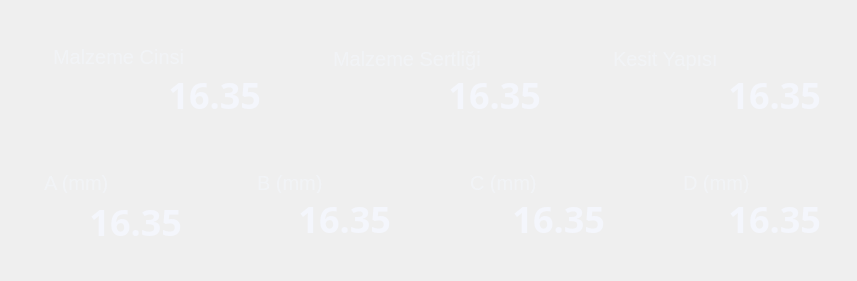
  <widget class="QFrame" name="Container_3">
   <property name="geometry">
    <rect>
     <x>1033</x>
     <y>127</y>
     <width>857</width>
     <height>281</height>
    </rect>
   </property>
   <property name="styleSheet">
    <string notr="true">QFrame {
    background: qlineargradient(
        x1:0, y1:0, x2:0, y2:1,
        stop:0 rgba(6, 11, 38, 240),
        stop:1 rgba(26, 31, 55, 0)
    );
    border-radius: 20px;
}
</string>
   </property>
   <property name="frameShape">
    <enum>QFrame::StyledPanel</enum>
   </property>
   <property name="frameShadow">
    <enum>QFrame::Raised</enum>
   </property>
   <widget class="QFrame" name="FrameMalzemeCinsi">
    <property name="geometry">
     <rect>
      <x>20</x>
      <y>27</y>
      <width>260</width>
      <height>105</height>
     </rect>
    </property>
    <property name="styleSheet">
     <string notr="true">QFrame {
    background: qlineargradient(
        x1:0, y1:0, x2:0, y2:1,
        stop:0 rgba(6, 11, 38, 240),
        stop:1 rgba(26, 31, 55, 0)
    );
    border-radius: 20px;
}
</string>
    </property>
    <property name="frameShape">
     <enum>QFrame::StyledPanel</enum>
    </property>
    <property name="frameShadow">
     <enum>QFrame::Raised</enum>
    </property>
    <widget class="QLabel" name="labelMalzemeCinsi">
     <property name="geometry">
      <rect>
       <x>33</x>
       <y>20</y>
       <width>201</width>
       <height>20</height>
      </rect>
     </property>
     <property name="styleSheet">
      <string notr="true">QLabel{
	background-color: transparent;
	color: rgba(244, 246, 252, 151);
	font-family: 'Plus-Jakarta-Sans';
	font-weight: medium;
	font-size: 20px;
}</string>
     </property>
     <property name="text">
      <string>Malzeme Cinsi</string>
     </property>
    </widget>
    <widget class="QLabel" name="labelMalzemeCinsiValue">
     <property name="geometry">
      <rect>
       <x>30</x>
       <y>43</y>
       <width>211</width>
       <height>50</height>
      </rect>
     </property>
     <property name="font">
      <font>
       <family>Plus-Jakarta-Sans</family>
       <pointsize>-1</pointsize>
       <weight>75</weight>
       <bold>true</bold>
      </font>
     </property>
     <property name="styleSheet">
      <string notr="true">QLabel{
	background-color: transparent;
	color: #F4F6FC;
	font-family: 'Plus-Jakarta-Sans';
	font-weight: bold;
	font-size: 36px;
}</string>
     </property>
     <property name="text">
      <string>16.35</string>
     </property>
     <property name="alignment">
      <set>Qt::AlignRight|Qt::AlignTrailing|Qt::AlignVCenter</set>
     </property>
    </widget>
   </widget>
   <widget class="QFrame" name="FrameMalzemeSertligi">
    <property name="geometry">
     <rect>
      <x>300</x>
      <y>27</y>
      <width>260</width>
      <height>105</height>
     </rect>
    </property>
    <property name="styleSheet">
     <string notr="true">QFrame {
    background: qlineargradient(
        x1:0, y1:0, x2:0, y2:1,
        stop:0 rgba(6, 11, 38, 240),
        stop:1 rgba(26, 31, 55, 0)
    );
    border-radius: 20px;
}
</string>
    </property>
    <property name="frameShape">
     <enum>QFrame::StyledPanel</enum>
    </property>
    <property name="frameShadow">
     <enum>QFrame::Raised</enum>
    </property>
    <widget class="QLabel" name="labelMalzemeSertligi">
     <property name="geometry">
      <rect>
       <x>33</x>
       <y>20</y>
       <width>211</width>
       <height>31</height>
      </rect>
     </property>
     <property name="styleSheet">
      <string notr="true">QLabel{
	background-color: transparent;
	color: rgba(244, 246, 252, 151);
	font-family: 'Plus-Jakarta-Sans';
	font-weight: medium;
	font-size: 20px;
}</string>
     </property>
     <property name="text">
      <string>Malzeme Sertliği</string>
     </property>
     <property name="alignment">
      <set>Qt::AlignLeading|Qt::AlignLeft|Qt::AlignTop</set>
     </property>
    </widget>
    <widget class="QLabel" name="labelMalzemeSertligiValue">
     <property name="geometry">
      <rect>
       <x>30</x>
       <y>43</y>
       <width>211</width>
       <height>50</height>
      </rect>
     </property>
     <property name="font">
      <font>
       <family>Plus-Jakarta-Sans</family>
       <pointsize>-1</pointsize>
       <weight>75</weight>
       <bold>true</bold>
      </font>
     </property>
     <property name="styleSheet">
      <string notr="true">QLabel{
	background-color: transparent;
	color: #F4F6FC;
	font-family: 'Plus-Jakarta-Sans';
	font-weight: bold;
	font-size: 36px;
}</string>
     </property>
     <property name="text">
      <string>16.35</string>
     </property>
     <property name="alignment">
      <set>Qt::AlignRight|Qt::AlignTrailing|Qt::AlignVCenter</set>
     </property>
    </widget>
   </widget>
   <widget class="QFrame" name="FrameKesitYapisi">
    <property name="geometry">
     <rect>
      <x>580</x>
      <y>27</y>
      <width>260</width>
      <height>105</height>
     </rect>
    </property>
    <property name="styleSheet">
     <string notr="true">QFrame {
    background: qlineargradient(
        x1:0, y1:0, x2:0, y2:1,
        stop:0 rgba(6, 11, 38, 240),
        stop:1 rgba(26, 31, 55, 0)
    );
    border-radius: 20px;
}
</string>
    </property>
    <property name="frameShape">
     <enum>QFrame::StyledPanel</enum>
    </property>
    <property name="frameShadow">
     <enum>QFrame::Raised</enum>
    </property>
    <widget class="QLabel" name="labelKesitYapisi">
     <property name="geometry">
      <rect>
       <x>33</x>
       <y>20</y>
       <width>201</width>
       <height>31</height>
      </rect>
     </property>
     <property name="styleSheet">
      <string notr="true">QLabel{
	background-color: transparent;
	color: rgba(244, 246, 252, 151);
	font-family: 'Plus-Jakarta-Sans';
	font-weight: medium;
	font-size: 20px;
}</string>
     </property>
     <property name="text">
      <string>Kesit Yapısı</string>
     </property>
     <property name="alignment">
      <set>Qt::AlignLeading|Qt::AlignLeft|Qt::AlignTop</set>
     </property>
    </widget>
    <widget class="QLabel" name="labelKesitYapisiValue">
     <property name="geometry">
      <rect>
       <x>30</x>
       <y>43</y>
       <width>211</width>
       <height>50</height>
      </rect>
     </property>
     <property name="font">
      <font>
       <family>Plus-Jakarta-Sans</family>
       <pointsize>-1</pointsize>
       <weight>75</weight>
       <bold>true</bold>
      </font>
     </property>
     <property name="styleSheet">
      <string notr="true">QLabel{
	background-color: transparent;
	color: #F4F6FC;
	font-family: 'Plus-Jakarta-Sans';
	font-weight: bold;
	font-size: 36px;
}</string>
     </property>
     <property name="text">
      <string>16.35</string>
     </property>
     <property name="alignment">
      <set>Qt::AlignRight|Qt::AlignTrailing|Qt::AlignVCenter</set>
     </property>
    </widget>
   </widget>
   <widget class="QFrame" name="FrameABCD">
    <property name="geometry">
     <rect>
      <x>20</x>
      <y>154</y>
      <width>820</width>
      <height>105</height>
     </rect>
    </property>
    <property name="styleSheet">
     <string notr="true">QFrame {
    background: qlineargradient(
        x1:0, y1:0, x2:0, y2:1,
        stop:0 rgba(6, 11, 38, 240),
        stop:1 rgba(26, 31, 55, 0)
    );
    border-radius: 20px;
}
</string>
    </property>
    <property name="frameShape">
     <enum>QFrame::StyledPanel</enum>
    </property>
    <property name="frameShadow">
     <enum>QFrame::Raised</enum>
    </property>
    <widget class="QLabel" name="labelA">
     <property name="geometry">
      <rect>
       <x>24</x>
       <y>19</y>
       <width>131</width>
       <height>20</height>
      </rect>
     </property>
     <property name="styleSheet">
      <string notr="true">QLabel{
	background-color: transparent;
	color: rgba(244, 246, 252, 151);
	font-family: 'Plus-Jakarta-Sans';
	font-weight: medium;
	font-size: 20px;
}</string>
     </property>
     <property name="text">
      <string>A (mm)</string>
     </property>
    </widget>
    <widget class="QLabel" name="labelAValue">
     <property name="geometry">
      <rect>
       <x>1</x>
       <y>43</y>
       <width>161</width>
       <height>50</height>
      </rect>
     </property>
     <property name="font">
      <font>
       <family>Plus-Jakarta-Sans</family>
       <pointsize>-1</pointsize>
       <weight>75</weight>
       <bold>true</bold>
      </font>
     </property>
     <property name="styleSheet">
      <string notr="true">QLabel{
	background-color: transparent;
	color: #F4F6FC;
	font-family: 'Plus-Jakarta-Sans';
	font-weight: bold;
	font-size: 36px;
}</string>
     </property>
     <property name="text">
      <string>16.35</string>
     </property>
     <property name="alignment">
      <set>Qt::AlignRight|Qt::AlignTrailing|Qt::AlignVCenter</set>
     </property>
    </widget>
    <widget class="QLabel" name="labelB">
     <property name="geometry">
      <rect>
       <x>237</x>
       <y>19</y>
       <width>131</width>
       <height>20</height>
      </rect>
     </property>
     <property name="styleSheet">
      <string notr="true">QLabel{
	background-color: transparent;
	color: rgba(244, 246, 252, 151);
	font-family: 'Plus-Jakarta-Sans';
	font-weight: medium;
	font-size: 20px;
}</string>
     </property>
     <property name="text">
      <string>B (mm)</string>
     </property>
    </widget>
    <widget class="QLabel" name="labelC">
     <property name="geometry">
      <rect>
       <x>450</x>
       <y>19</y>
       <width>121</width>
       <height>20</height>
      </rect>
     </property>
     <property name="styleSheet">
      <string notr="true">QLabel{
	background-color: transparent;
	color: rgba(244, 246, 252, 151);
	font-family: 'Plus-Jakarta-Sans';
	font-weight: medium;
	font-size: 20px;
}</string>
     </property>
     <property name="text">
      <string>C (mm)</string>
     </property>
    </widget>
    <widget class="QLabel" name="labelD">
     <property name="geometry">
      <rect>
       <x>663</x>
       <y>19</y>
       <width>141</width>
       <height>20</height>
      </rect>
     </property>
     <property name="styleSheet">
      <string notr="true">QLabel{
	background-color: transparent;
	color: rgba(244, 246, 252, 151);
	font-family: 'Plus-Jakarta-Sans';
	font-weight: medium;
	font-size: 20px;
}</string>
     </property>
     <property name="text">
      <string>D (mm)</string>
     </property>
    </widget>
    <widget class="QLabel" name="labelBValue">
     <property name="geometry">
      <rect>
       <x>210</x>
       <y>40</y>
       <width>161</width>
       <height>50</height>
      </rect>
     </property>
     <property name="font">
      <font>
       <family>Plus-Jakarta-Sans</family>
       <pointsize>-1</pointsize>
       <weight>75</weight>
       <bold>true</bold>
      </font>
     </property>
     <property name="styleSheet">
      <string notr="true">QLabel{
	background-color: transparent;
	color: #F4F6FC;
	font-family: 'Plus-Jakarta-Sans';
	font-weight: bold;
	font-size: 36px;
}</string>
     </property>
     <property name="text">
      <string>16.35</string>
     </property>
     <property name="alignment">
      <set>Qt::AlignRight|Qt::AlignTrailing|Qt::AlignVCenter</set>
     </property>
    </widget>
    <widget class="QLabel" name="labelCValue">
     <property name="geometry">
      <rect>
       <x>424</x>
       <y>40</y>
       <width>161</width>
       <height>50</height>
      </rect>
     </property>
     <property name="font">
      <font>
       <family>Plus-Jakarta-Sans</family>
       <pointsize>-1</pointsize>
       <weight>75</weight>
       <bold>true</bold>
      </font>
     </property>
     <property name="styleSheet">
      <string notr="true">QLabel{
	background-color: transparent;
	color: #F4F6FC;
	font-family: 'Plus-Jakarta-Sans';
	font-weight: bold;
	font-size: 36px;
}</string>
     </property>
     <property name="text">
      <string>16.35</string>
     </property>
     <property name="alignment">
      <set>Qt::AlignRight|Qt::AlignTrailing|Qt::AlignVCenter</set>
     </property>
    </widget>
    <widget class="QLabel" name="labelDValue">
     <property name="geometry">
      <rect>
       <x>640</x>
       <y>40</y>
       <width>161</width>
       <height>50</height>
      </rect>
     </property>
     <property name="font">
      <font>
       <family>Plus-Jakarta-Sans</family>
       <pointsize>-1</pointsize>
       <weight>75</weight>
       <bold>true</bold>
      </font>
     </property>
     <property name="styleSheet">
      <string notr="true">QLabel{
	background-color: transparent;
	color: #F4F6FC;
	font-family: 'Plus-Jakarta-Sans';
	font-weight: bold;
	font-size: 36px;
}</string>
     </property>
     <property name="text">
      <string>16.35</string>
     </property>
     <property name="alignment">
      <set>Qt::AlignRight|Qt::AlignTrailing|Qt::AlignVCenter</set>
     </property>
    </widget>
   </widget>
  </widget>
